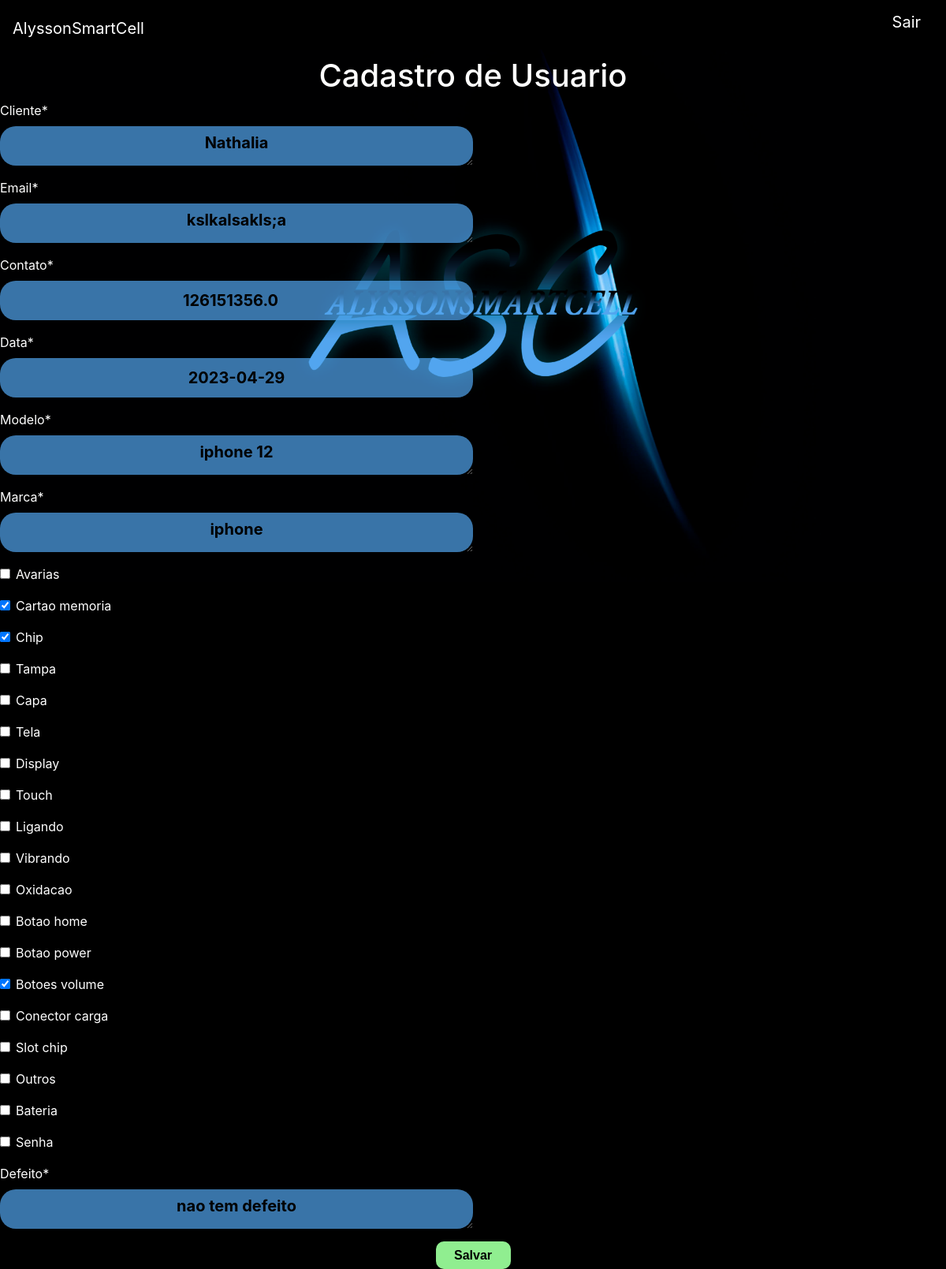
The app's page /inicial/novaos/5, older data.
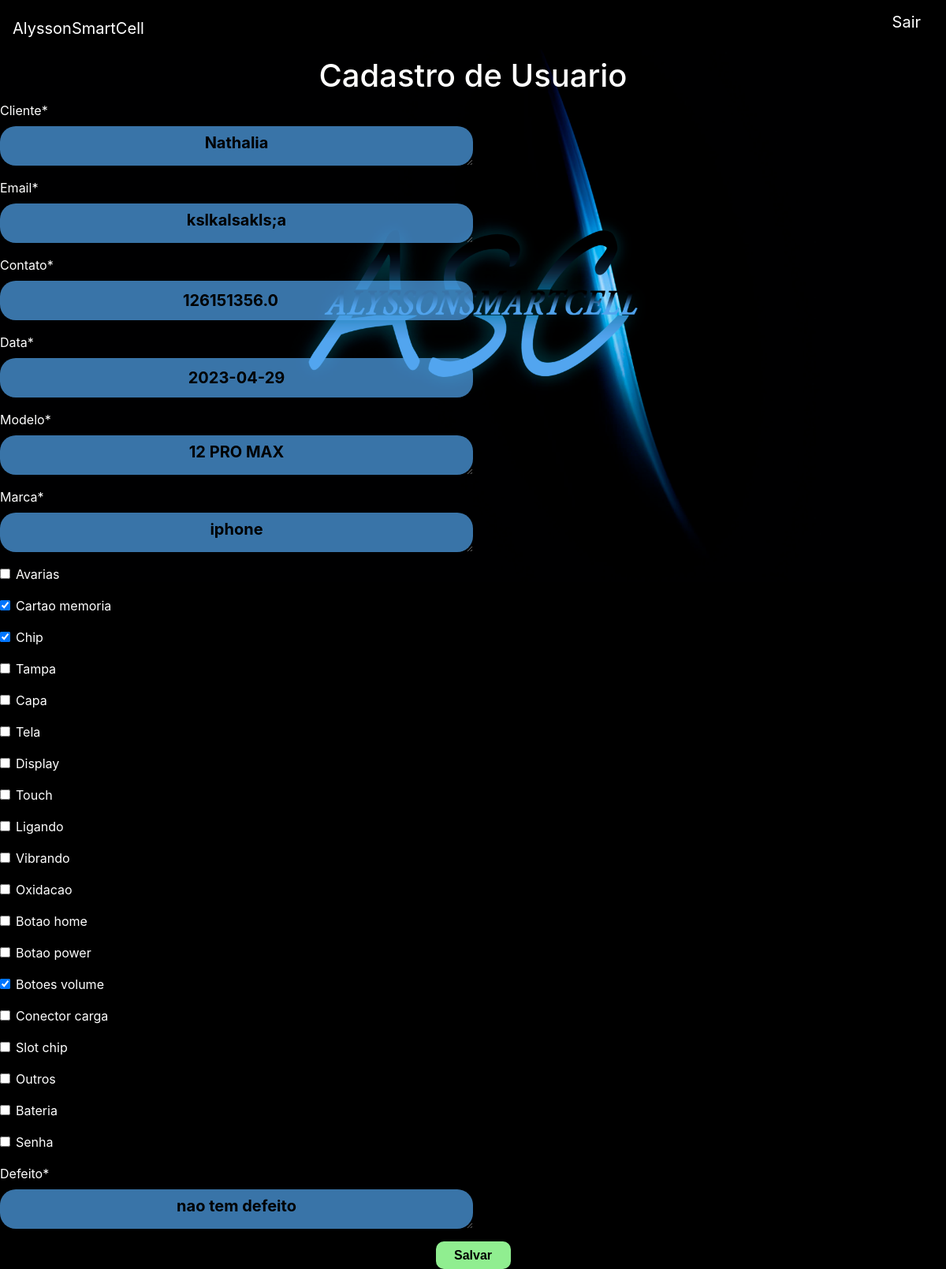
The same page, newer data.
### OS/models.py (models this page shows)
class ordens_servico(models.Model):
    cliente = models.TextField(max_length=255)
    email = models.TextField(max_length=255)
    contato = models.FloatField()
    data = models.DateField(default=datetime.now)
    modelo = models.TextField(max_length=10)
    marca = models.TextField(max_length=10)
    avarias = models.BooleanField(default=False)
    if avarias == True:
        tipo_avaria = models.TextField()
    else:
        pass
    bateria = models.BooleanField(default=False)
    cartao_memoria = models.BooleanField(default=False)
    chip = models.BooleanField(default=False)
    tampa = models.BooleanField(default=False)
    capa = models.BooleanField(default=False)
    tela = models.BooleanField(default=False)
    display = models.BooleanField(default=False)
    touch = models.BooleanField(default=False)
    ligando = models.BooleanField(default=False)
    vibrando = models.BooleanField(default=False)
    oxidacao = models.BooleanField(default=False)
    botao_home = models.BooleanField(default=False)
    botao_power = models.BooleanField(default=False)
    botoes_volume = models.BooleanField(default=False)
    conector_carga = models.BooleanField(default=False)
    slot_chip= models.BooleanField(default=False)
    outros = models.BooleanField(default=False)
    bateria = models.BooleanField(default=False)
    senha = models.BooleanField(default=False)
    valor = models.FloatField
    defeito = models.TextField(max_length=50)

### OS/views.py (the view)
# urls.py: path('inicial/novaos/<int:id_os>', views_os.editar, name='editar'),
def editar(request, id_os):
    ordemdeservico = ordens_servico.objects.get(pk=id_os)
    if request.method == 'GET':
        formulario_cadastrade = CadastroForm(instance=ordemdeservico)
        return render(request,'users/novaos.html', {'formulario':formulario_cadastrade})
    else:
        formulario = CadastroForm(request.POST,instance=ordemdeservico)
        if formulario.is_valid():
            formulario.save()
        return redirect('PaginaInicial')

### OS/forms.py
class CadastroForm(ModelForm):
    class Meta:
        model = ordens_servico
        fields = '__all__'

### users/templates/users/novaos.html (shortened to what this page needs)
{% extends 'users/base.html' %}
{% block conteudo %}
{% load crispy_forms_tags %}
{% load static%}
<link rel="stylesheet" href="{% static 'css/criaros.css'%}">
<form action="" method="post">
    <h1 class="titulo">Cadastro de Usuario</h1>
    {{formulario | crispy}}
</form>
<button id="bt" type="submit">Salvar</button>
{% endblock %}

Row changes from the older to the newer data that the page shows:
changed ordens_servico "Nathalia": modelo "iphone 12" → "12 PRO MAX"
